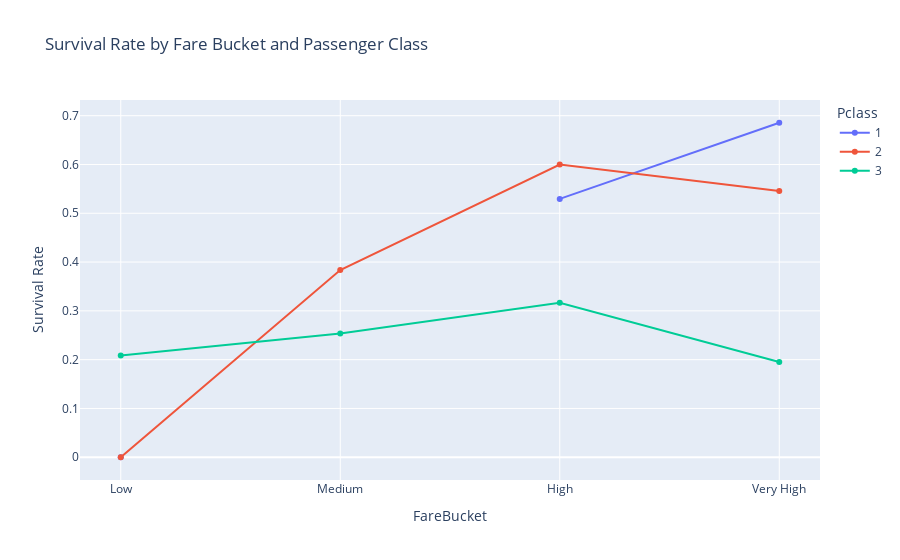

The notebook cell this image was saved under:
### Code cell
fare_survival = df.groupby(['FareBucket', 'Pclass'])['Survived'].mean().reset_index()

fig = px.line(fare_survival, x='FareBucket', y='Survived', color='Pclass',
              title="Survival Rate by Fare Bucket and Passenger Class",
              markers=True,
              labels={'Survived': 'Survival Rate'})
fig.show()

### Figure 1 — Plotly figure (JSON) as saved in the notebook; plotly's stock layout.template omitted (floating-point values rounded to 4 significant figures)
{"data": [{"hovertemplate": "Pclass=1<br>FareBucket=%{x}<br>Survival Rate=%{y}<extra></extra>", "legendgroup": "1", "line": {"color": "#636efa", "dash": "solid"}, "marker": {"symbol": "circle"}, "mode": "lines+markers", "name": "1", "orientation": "v", "showlegend": true, "type": "scatter", "x": ["Low", "Medium", "High", "Very High"], "xaxis": "x", "y": [0, null, 0.5294, 0.6855], "yaxis": "y"}, {"hovertemplate": "Pclass=2<br>FareBucket=%{x}<br>Survival Rate=%{y}<extra></extra>", "legendgroup": "2", "line": {"color": "#EF553B", "dash": "solid"}, "marker": {"symbol": "circle"}, "mode": "lines+markers", "name": "2", "orientation": "v", "showlegend": true, "type": "scatter", "x": ["Low", "Medium", "High", "Very High"], "xaxis": "x", "y": [0, 0.3837, 0.6, 0.5455], "yaxis": "y"}, {"hovertemplate": "Pclass=3<br>FareBucket=%{x}<br>Survival Rate=%{y}<extra></extra>", "legendgroup": "3", "line": {"color": "#00cc96", "dash": "solid"}, "marker": {"symbol": "circle"}, "mode": "lines+markers", "name": "3", "orientation": "v", "showlegend": true, "type": "scatter", "x": ["Low", "Medium", "High", "Very High"], "xaxis": "x", "y": [0.2085, 0.2536, 0.3168, 0.1951], "yaxis": "y"}], "layout": {"autosize": true, "legend": {"title": {"text": "Pclass"}, "tracegroupgap": 0}, "title": {"text": "Survival Rate by Fare Bucket and Passenger Class"}, "xaxis": {"anchor": "y", "autorange": true, "domain": [0, 1], "range": [-0.1816, 3.182], "title": {"text": "FareBucket"}, "type": "category"}, "yaxis": {"anchor": "x", "autorange": true, "domain": [0, 1], "range": [-0.05657, 0.7421], "title": {"text": "Survival Rate"}, "type": "linear"}}}
